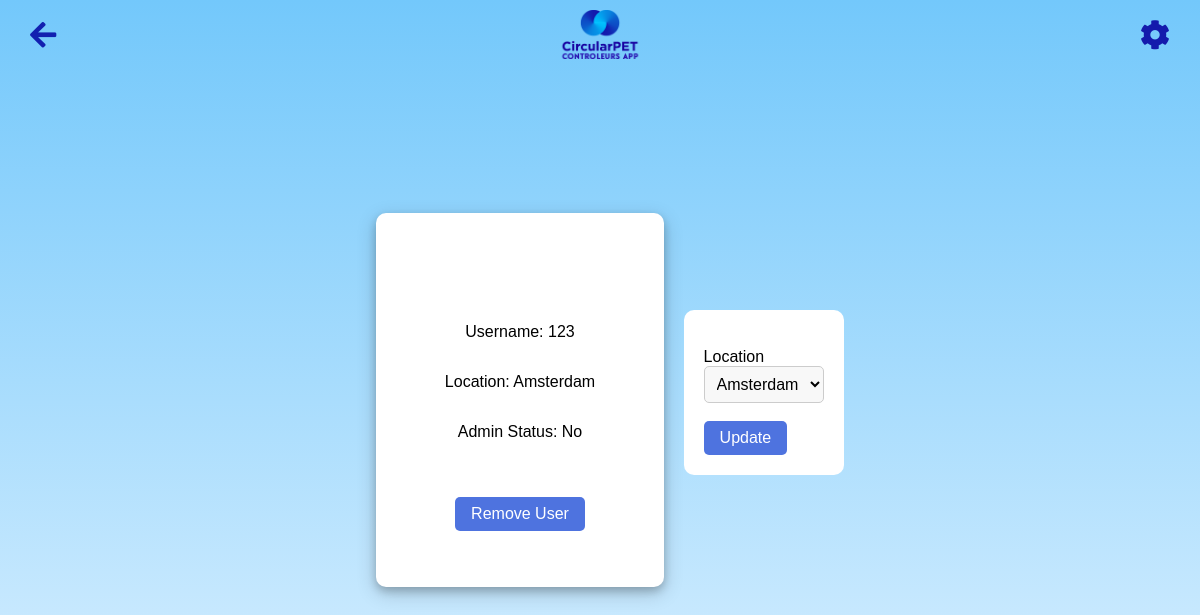
The page /user_dashboard/1?user_id=1&from_admin=true on the database as committed earlier.
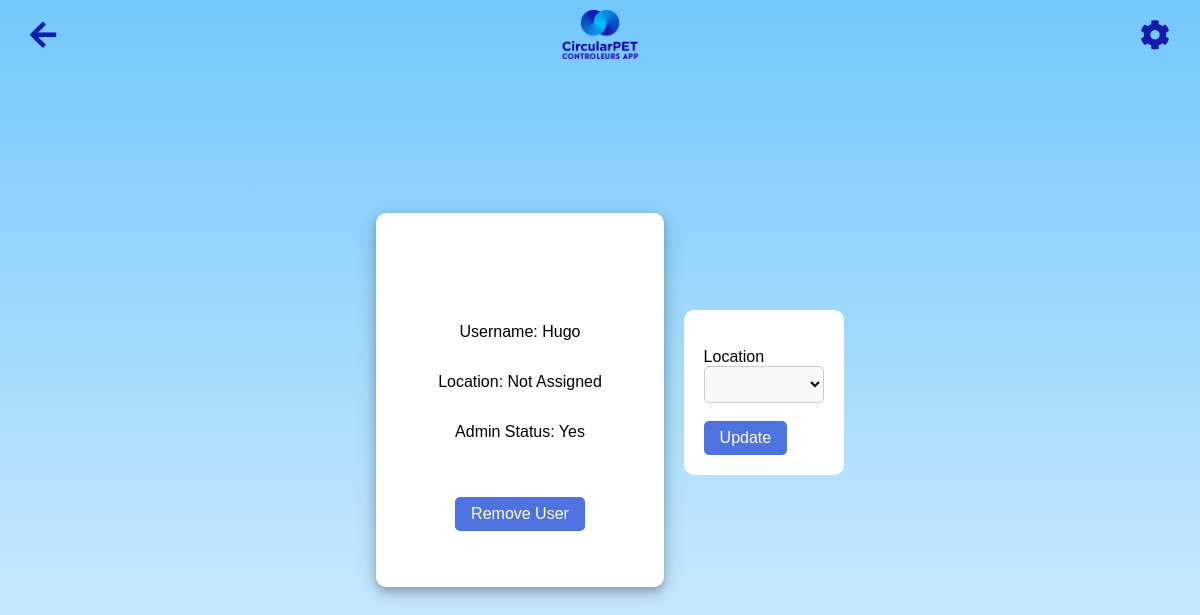
The same page on the database as committed later.
### app.py (models this page shows, shortened)
class User(db.Model, UserMixin):  # Extend User model with UserMixin
    id = db.Column(db.Integer, primary_key=True)
    username = db.Column(db.String(80), unique=True, nullable=False)
    password = db.Column(db.String(120), nullable=False)
    is_admin = db.Column(db.Boolean, default=False, nullable=False)
    location_id = db.Column(db.Integer, db.ForeignKey('location.id'), nullable=True)
    location = db.relationship('Location', backref=db.backref('users', lazy=True))
    group = db.Column(db.String(120), nullable=True)
    badges = db.Column(db.Integer, default=0)

class Location(db.Model):
    __tablename__ = 'location'
    __table_args__ = {'extend_existing': True}
    id = db.Column(db.Integer, primary_key=True)
    name = db.Column(db.String(120), unique=True, nullable=False)
    zakken = db.Column(db.Integer, nullable=False, default=0)
    bekers = db.Column(db.Integer, nullable=False, default=0)
    url = db.Column(db.String(500), nullable=True)

### app.py (the view, shortened to what this page needs)
@app.route('/user_dashboard/<int:user_id>', methods=['GET', 'POST'])
def user_dashboard(user_id):
    user = User.query.get_or_404(user_id)
    form = UserForm(obj=user)
    return render_template('user_dashboard.html', user=user, form=form)

### app.py
class UserForm(FlaskForm):
    username = StringField('Username', validators=[DataRequired()])
    password = PasswordField('Password', validators=[DataRequired()])
    location = QuerySelectField('Location', query_factory=lambda: Location.query, allow_blank=True, get_label='name')
    is_admin = BooleanField('Admin')  # Add this line to include an admin checkbox
    submit = SubmitField('Update')

### templates/user_dashboard.html (shortened to what this page needs)
<html lang="en">
<head>
    <link rel="stylesheet" href="{{ url_for('static', filename='main.css') }}">
    <link rel="stylesheet" href="https://cdnjs.cloudflare.com/ajax/libs/font-awesome/5.15.3/css/all.min.css">
</head>
<body>
<img src="{{ url_for('static', filename='logo.png') }}" alt="CircularPET Logo" class="logo2">
<a href="javascript:history.back()" class="back-button"><i class="fas fa-arrow-left"></i></a>
<i id="gear-icon" class="fa fa-cog gear-icon-container"></i>
<div class="cube user-dashboard-cube"
    style="width: auto; padding: 20px; margin: 20px; box-shadow: 0 4px 8px 0 rgba(0, 0, 0, 0.2), 0 6px 20px 0 rgba(0, 0, 0, 0.19); text-align: center;">
    <h1>User Dashboard</h1>
    <p>Username: {{ user.username }}</p>
    <p>Location: {{ user.location.name if user.location else 'Not Assigned' }}</p>
    <p>Admin Status: {{ 'Yes' if user.is_admin else 'No' }}</p>
    <form method="POST" action="{{ url_for('delete_user', id=user.id) }}" style="margin-top: 20px;">
        <input type="submit" value="Remove User"
            onclick="return confirm('Are you sure you want to delete this user?');">
    </form>
</div>
<form method="POST" action="{{ url_for('assign_location', user_id=user.id) }}">
    {{ form.hidden_tag() }} <br>
    <div>{{ form.location.label }} <br> {{ form.location() }}</div> <br>
    <div>{{ form.submit() }}</div>
</form>
</body>
</html>

### static/main.css (style rules this page uses)
body { font-family: 'Arial', sans-serif; background: linear-gradient(to bottom, #73c8fb 0%, #e0f2ff 100%); margin: 0; padding: 0; display: flex; height: 100vh; align-items: center; flex-wrap: wrap; justify-content: center; }
.back-button { position: fixed; top: 10px; left: 10px; background-color: transparent; color: #1220B0; text-decoration: none; padding: 10px 20px; border-radius: 5px; font-size: 30px; }
#gear-icon { font-size: 30px; }
.logo2 { position: absolute; top: 10px; width: 90px; position: fixed; }
.gear-icon-container { position: fixed; top: 20px; right: 20px; cursor: pointer; font-size: 24px; color: #141AAC; font-size: 30px; padding: 10px 20px; margin-top: -10px; margin-right: -10px; }
::placeholder { color: #888; }
h1 { color: #fff; font-size: 2em; text-align: center; margin-bottom: 0.5em; }
form { background: #fff; padding: 20px; border-radius: 10px; display: inline-block; }
form label, form select, form input[type="submit"] { font-size: 1em; }
form select { padding: 0.5em; border: 1px solid #ccc; border-radius: 5px; background-color: #f8f8f8; }
form input[type="submit"] { padding: 0.5em 1em; border: none; border-radius: 5px; background-color: #4e73df; color: white; cursor: pointer; transition: background-color 0.3s ease; }
.cube { background-color: #fff; padding: 20px; border-radius: 10px; box-shadow: 0 4px 8px rgba(0, 0, 0, 0.1); display: flex; flex-direction: column; align-items: center; }

Rows that differ between the two databases and show on the page:
no longer on this page (row unchanged): Location: location "Amsterdam"
changed User: username "123" → "Hugo"; is_admin "No" → "Yes"
Other text that changed with them:
{{ user.location.name if user.location else 'Not Assigned' }}: (not shown) → "Not Assigned"
form field location: "Amsterdam" → (not shown)
